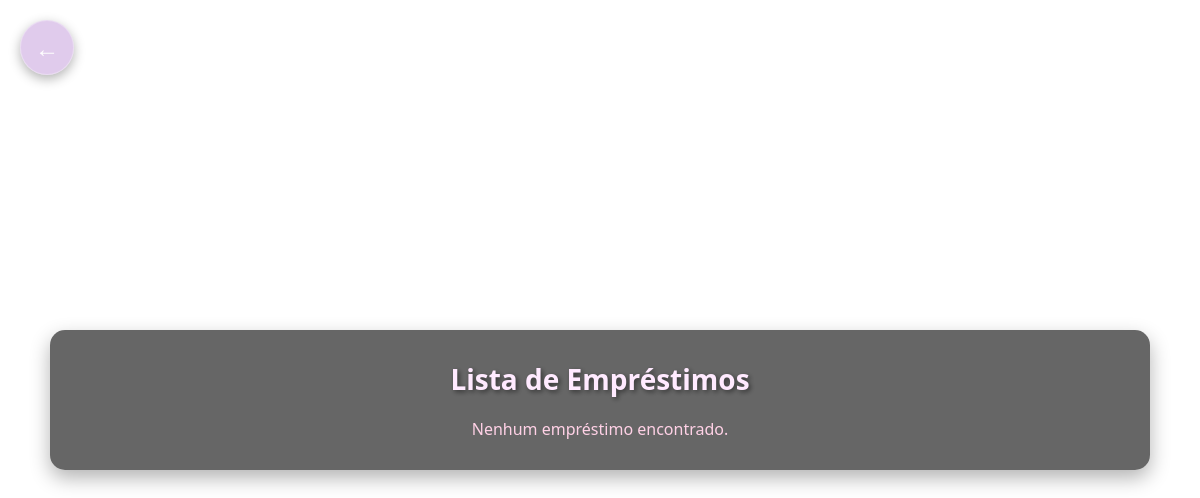
The page /ver_emprestimo.php on the database as committed earlier.
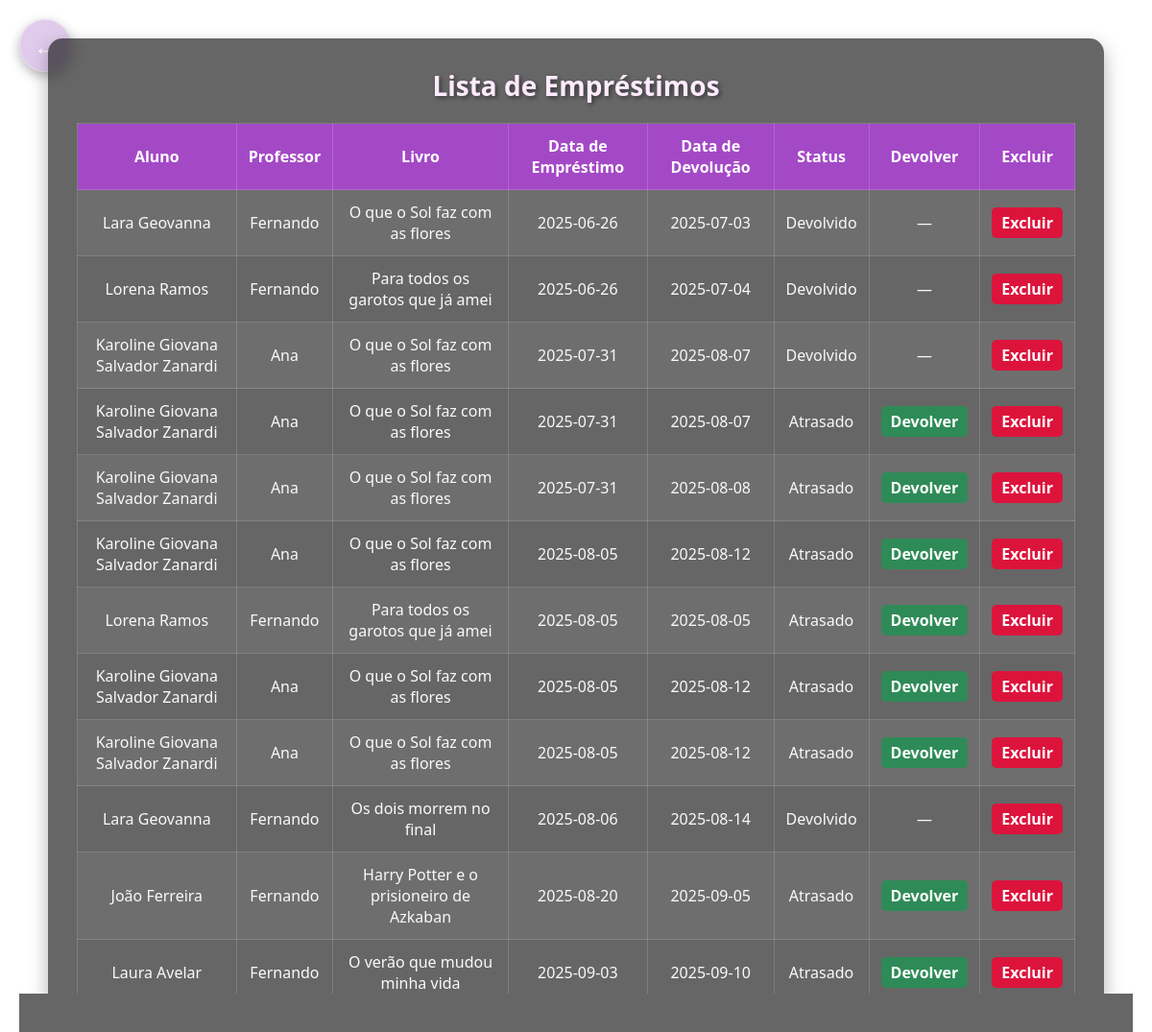
The same page on the database as committed later.
### tables this page shows
CREATE TABLE `emprestimos` (
  `id` int(11) NOT NULL,
  `aluno_id` int(11) NOT NULL,
  `professor_id` int(11) NOT NULL,
  `livro_id` int(11) NOT NULL,
  `data_emprestimo` date NOT NULL,
  `data_devolucao` date NOT NULL,
  `bimestre` tinyint(4) DEFAULT NULL CHECK (`bimestre` between 1 and 4),
  `status` tinyint(4) DEFAULT 0
);

CREATE TABLE `alunos` (
  `id` int(11) NOT NULL,
  `nome` varchar(40) NOT NULL,
  `serie` varchar(50) NOT NULL,
  `periodo` enum('manhã','tarde','noite') DEFAULT NULL,
  `email` varchar(50) NOT NULL
);

CREATE TABLE `professores` (
  `id` int(11) NOT NULL,
  `nome` varchar(40) NOT NULL,
  `cpf` varchar(11) NOT NULL,
  `senha` varchar(255) NOT NULL,
  `email` varchar(60) NOT NULL
);

CREATE TABLE `livros` (
  `id` int(11) NOT NULL,
  `titulo` varchar(50) NOT NULL,
  `autor` varchar(50) NOT NULL,
  `isbn` varchar(13) NOT NULL
);

### ver_emprestimo.php (the view, shortened to what this page needs)
<?php
include "conexao.php";
try {
  $pdo = new PDO("mysql:host=$host;dbname=$dbname", $username, $password);
  $pdo->setAttribute(PDO::ATTR_ERRMODE, PDO::ERRMODE_EXCEPTION);
  $sql = "SELECT
                e.id AS id,
                a.nome AS al,
                p.nome AS nome,
                l.titulo AS titulo,
                MIN(e.data_emprestimo) AS data_emprestimo,
                MAX(e.data_devolucao) AS data_devolucao,
                e.status
            FROM emprestimos e
            INNER JOIN alunos a ON e.aluno_id = a.id
            INNER JOIN professores p ON e.professor_id = p.id
            INNER JOIN livros l ON e.livro_id = l.id
            GROUP BY e.id, a.nome, p.nome, l.titulo;";
  $stmt = $pdo->prepare($sql);
  $stmt->execute();
  $emprestimos = $stmt->fetchAll(PDO::FETCH_ASSOC);
} catch (PDOException $e) {
  $erro = "Erro na conexão: " . $e->getMessage();
}
?>
<!DOCTYPE html>
<html lang="pt-BR">
<head>
</head>
<body>
  <a href="informacoes_gerais.php" class="botao-voltar" title="Voltar">&#8592;</a>
  <div class="container">
    <h2>Lista de Empréstimos</h2>
    <?php if (!empty($emprestimos)): ?>
      <table>
        <tr>
          <th>Aluno</th>
          <th>Professor</th>
          <th>Livro</th>
          <th>Data de Empréstimo</th>
          <th>Data de Devolução</th>
          <th>Status</th>
          <th>Devolver</th>
          <th>Excluir</th>
        </tr>
        <?php
        $hoje = date('Y-m-d');
        foreach ($emprestimos as $emprestimo):
          $statusTexto = '';
          if ($emprestimo['status'] == 2) {
            $statusTexto = 'Devolvido';
          } else {
            if ($emprestimo['data_devolucao'] < $hoje) {
              $statusTexto = 'Atrasado';
            } else {
              $statusTexto = 'Em andamento';
            }
          }
        ?>
          <tr>
            <td><?= htmlspecialchars($emprestimo['al']) ?></td>
            <td><?= htmlspecialchars($emprestimo['nome']) ?></td>
            <td><?= htmlspecialchars($emprestimo['titulo']) ?></td>
            <td><?= htmlspecialchars($emprestimo['data_emprestimo']) ?></td>
            <td><?= htmlspecialchars($emprestimo['data_devolucao']) ?></td>
            <td><?= $statusTexto ?></td>
            <td>
              <?php if ($emprestimo['status'] != 2): ?>
                <a href="?acao=devolver&id=<?= $emprestimo['id'] ?>"
                  class="botao devolvido"
                  onclick="return confirm('Marcar como devolvido?')">Devolver</a>
              <?php else: ?>
                —
              <?php endif; ?>
            </td>
            <td>
              <a href="?acao=excluir&id=<?= $emprestimo['id'] ?>"
                class="botao excluir"
                onclick="return confirm('Tem certeza que deseja excluir este empréstimo?')">Excluir</a>
            </td>
          </tr>
        <?php endforeach; ?>
      </table>
    <?php else: ?>
      <p style="text-align:center; color:#ffd1e6;">Nenhum empréstimo encontrado.</p>
    <?php endif; ?>
  </div>
</body>
</html>

### ver_emprestimo.php (style rules this page uses)
* { box-sizing: border-box; margin: 0; padding: 0; }
body { font-family: 'Segoe UI', Tahoma, Geneva, Verdana, sans-serif; background: url('https://wallpaper.forfun.com/fetch/35/35701c7bca9f48660192464f82f3468c.jpeg') no-repeat center center fixed; background-size: cover; min-height: 100vh; display: flex; justify-content: center; align-items: center; padding: 40px 20px; color: #f9f9f9; }
.botao-voltar { position: absolute; top: 20px; left: 20px; font-size: 24px; text-decoration: none; color: #ffffff; background-color: rgba(130, 50, 180, 0.25); padding: 10px 14px; border-radius: 50%; border: 1px solid rgba(255, 255, 255, 0.3); box-shadow: 0 4px 12px rgba(0, 0, 0, 0.3); transition: all 0.3s ease; backdrop-filter: blur(5px); }
.container { background: rgba(0, 0, 0, 0.6); backdrop-filter: blur(6px); border-radius: 15px; padding: 30px; width: 100%; max-width: 1100px; box-shadow: 0 8px 20px rgba(0, 0, 0, 0.3); }
h2 { text-align: center; color: #ffeaff; font-size: 28px; margin-bottom: 20px; text-shadow: 2px 2px 5px rgba(0, 0, 0, 0.5); }
table { width: 100%; border-collapse: collapse; margin-top: 20px; }
th, td { padding: 12px; text-align: center; border: 1px solid rgba(255, 255, 255, 0.15); }
th { background-color: rgba(171, 70, 209, 0.9); color: #fff; font-weight: 600; }
tr:nth-child(even) { background-color: rgba(255, 255, 255, 0.05); }
a.botao { padding: 5px 10px; border-radius: 5px; text-decoration: none; color: white; font-weight: bold; }
.devolvido { background: seagreen; }
.excluir { background: crimson; }

Rows that differ between the two databases and show on the page:
added emprestimos: aluno.nome "Lara Geovanna", professor.nome "Fernando", livro.titulo "O que o Sol faz com as flores", data_emprestimo "2025-06-26", data_devolucao "2025-07-03", status "Devolvido"
added emprestimos: aluno.nome "Lorena Ramos", professor.nome "Fernando", livro.titulo "Para todos os garotos que já amei", data_emprestimo "2025-06-26", data_devolucao "2025-07-04", status "Devolvido"
added emprestimos: aluno.nome "Karoline Giovana Salvador Zanardi", professor.nome "Ana", livro.titulo "O que o Sol faz com as flores", data_emprestimo "2025-07-31", data_devolucao "2025-08-07", status "Devolvido"
added emprestimos: aluno.nome "Karoline Giovana Salvador Zanardi", professor.nome "Ana", livro.titulo "O que o Sol faz com as flores", data_emprestimo "2025-07-31", data_devolucao "2025-08-07", statusTexto "Atrasado"
added emprestimos: aluno.nome "Karoline Giovana Salvador Zanardi", professor.nome "Ana", livro.titulo "O que o Sol faz com as flores", data_emprestimo "2025-07-31", data_devolucao "2025-08-08", statusTexto "Atrasado"
added emprestimos: aluno.nome "Karoline Giovana Salvador Zanardi", professor.nome "Ana", livro.titulo "O que o Sol faz com as flores", data_emprestimo "2025-08-05", data_devolucao "2025-08-12", statusTexto "Atrasado"
added emprestimos: aluno.nome "Lorena Ramos", professor.nome "Fernando", livro.titulo "Para todos os garotos que já amei", data_emprestimo "2025-08-05", data_devolucao "2025-08-05", statusTexto "Atrasado"
added emprestimos: aluno.nome "Karoline Giovana Salvador Zanardi", professor.nome "Ana", livro.titulo "O que o Sol faz com as flores", data_emprestimo "2025-08-05", data_devolucao "2025-08-12", statusTexto "Atrasado"
added emprestimos: aluno.nome "Karoline Giovana Salvador Zanardi", professor.nome "Ana", livro.titulo "O que o Sol faz com as flores", data_emprestimo "2025-08-05", data_devolucao "2025-08-12", statusTexto "Atrasado"
added emprestimos: aluno.nome "Lara Geovanna", professor.nome "Fernando", livro.titulo "Os dois morrem no final", data_emprestimo "2025-08-06", data_devolucao "2025-08-14", status "Devolvido"
added emprestimos: aluno.nome "João Ferreira", professor.nome "Fernando", livro.titulo "Harry Potter e o prisioneiro de Azkaban", data_emprestimo "2025-08-20", data_devolucao "2025-09-05", statusTexto "Atrasado"
added emprestimos: aluno.nome "Laura Avelar", professor.nome "Fernando", livro.titulo "O verão que mudou minha vida", data_emprestimo "2025-09-03", data_devolucao "2025-09-10", statusTexto "Atrasado"
Other text that changed with them:
text no longer shown: "Nenhum empréstimo encontrado."
text now shown: "Aluno Professor Livro Data de Empréstimo Data de Devolução Status Devolver Excluir"
